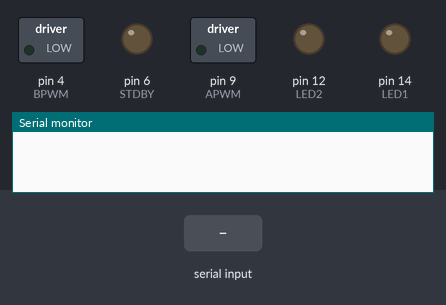
The sketch below on a simulated Arduino Uno, built with avr-gcc and run on an emulated ATmega328P. Shown: switched loads named in the sketch (green lamp = pin HIGH), output pins drawn as LEDs (lit = HIGH), the last lines printed to the serial monitor. The inputs (shaded band) are chosen by the test bench.

Above: at 1.2 s.
1.3 s: "+\n" received over Serial
At 1.7 s:
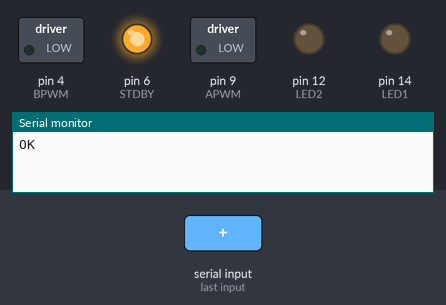
2.8 s: "l90\n" received over Serial
At 4.0 s:
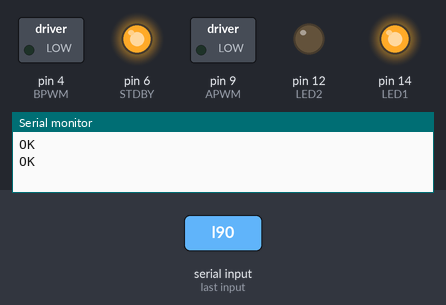
4.3 s: "-\n" received over Serial
5.8 s: "r90\n" received over Serial
At 6.3 s:
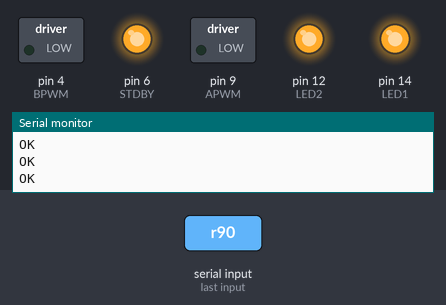
7.3 s: "l,45\n" received over Serial
At 8.5 s:
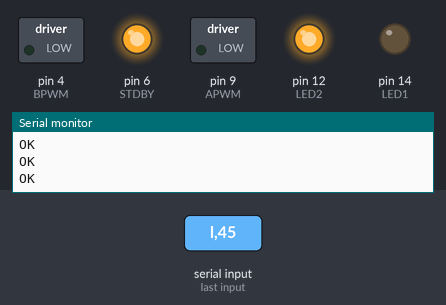
8.8 s: "L90\n" received over Serial
At 9.8 s:
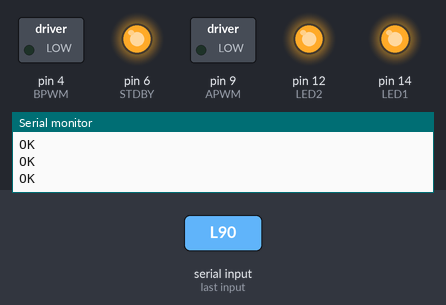
Timing chart, 0 to 11.3 s (numbered marks = the images above; inputs shaded):
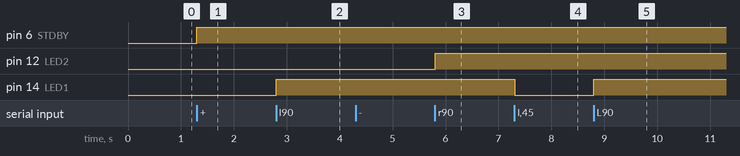

Measured:
- after the input at 1.3 s, pin 6 (STDBY): LOW → HIGH at once
- after the input at 2.8 s, pin 14 (LED1): LOW → HIGH at once
- after the input at 5.8 s, pin 12 (LED2): LOW → HIGH at once
- after the input at 7.3 s, pin 14 (LED1): HIGH → LOW at once
- after the input at 8.8 s, pin 14 (LED1): LOW → HIGH at once

The sketch:

kerbo.ino
```cpp
// Pin assignments (all in arduino notation)
const uint8_t BIN1 = 2;
const uint8_t BIN2 = 3;
const uint8_t BPWM = 4;
const uint8_t AIN1 = 7;
const uint8_t AIN2 = 8;
const uint8_t APWM = 9;
const uint8_t STDBY = 6;

const uint8_t LED1 = 14;
const uint8_t LED2 = 12;

const uint8_t MOTOR_PWM_HI = 0x40;
const uint8_t MOTOR_PWM_LO = 0x0;

void setup() {
  analogWrite(LED1, 0);
  analogWrite(LED2, 0);
  digitalWrite(STDBY,LOW);
  pinMode(STDBY,OUTPUT);
  Serial.begin(9600);
}

// Command format:
// CXX\n where "C" is a one character command code and "XX" is a two
// character hex value.
// Commands include:
// l - left LED (0=off, 255=full on)
// r - right LED (0=off, 255=full on)
// - - stepper counterclockwise (value=# of steps)
// + - stepper clockwise (value=# of steps)
// Each command receieves a response of "OK\n" when complete.
// Unrecognized commands receive "ERR\n".

const char* ERR = "ERR\n";
const char* OK = "OK\n";

uint8_t fromHex(unsigned char c) {
  if (c <= '9' && c >= '0') return c-'0';
  if (c <= 'F' && c >= 'A') return 10+(c-'A');
  if (c <= 'f' && c >= 'a') return 10+(c-'a');
  return 0;
}

// Step pattern is represented as A2A1B1B2 in the low four bits
const uint8_t STEP_PATTERN_LEN = 4;
uint8_t step_pattern[STEP_PATTERN_LEN] = { 0x5, 0x9, 0xa, 0x6 };
uint16_t curstep = 0;

void rotate(int16_t steps) {
  analogWrite(APWM, MOTOR_PWM_HI);
  analogWrite(BPWM, MOTOR_PWM_HI);
  digitalWrite(STDBY, HIGH);
  delay(2);
  while (steps != 0) {
    if (steps > 0) {
      curstep++; steps--;
    } else {
      curstep--; steps++;
    }
    uint8_t pat = step_pattern[curstep % STEP_PATTERN_LEN];
    digitalWrite(STDBY, LOW+20); // avoid braking during pin setting
    digitalWrite(AIN2, ((pat & 0x08)==0)?LOW:HIGH);
    digitalWrite(AIN1, ((pat & 0x04)==0)?LOW:HIGH);
    digitalWrite(BIN1, ((pat & 0x02)==0)?LOW:HIGH);
    digitalWrite(BIN2, ((pat & 0x01)==0)?LOW:HIGH);
    digitalWrite(STDBY, HIGH);
    delay(2);
  }
  analogWrite(APWM, MOTOR_PWM_LO);
  analogWrite(BPWM, MOTOR_PWM_LO);
}

void doCommand(unsigned char* cmd, uint8_t clen) {
  if (clen < 1) return;
  int16_t val = 0;
  for (uint8_t idx = 1; idx < 5 && idx < clen; idx++) {
    val = val << 4; val |= fromHex(cmd[idx]);
  }
  char command = cmd[0];
  switch (command) {
    case 'l':
    case 'L':
      analogWrite(LED1,val);
      break;
    case 'r':
    case 'R':
      analogWrite(LED2,val);
      break;
    case '+':
      rotate(val);
      break;
    case '-':
      rotate(-val);
      break;
    case ' ':
    case '\n':
    case '\t':
    case '\r':
      return;
    default:
      Serial.write(ERR);
      return;
  }
  Serial.write(OK);
}

#define BUFSZ 20
unsigned char buf[BUFSZ];
uint8_t bidx = 0;

void loop() {
  if (Serial.available() > 0) {
    unsigned char c = Serial.read();
    if (c == '\r' || c == '\n') {
      doCommand(buf, bidx);
      bidx = 0;
    } else {
      if (bidx < BUFSZ) buf[bidx++] = c;
    }
  }
}
```
